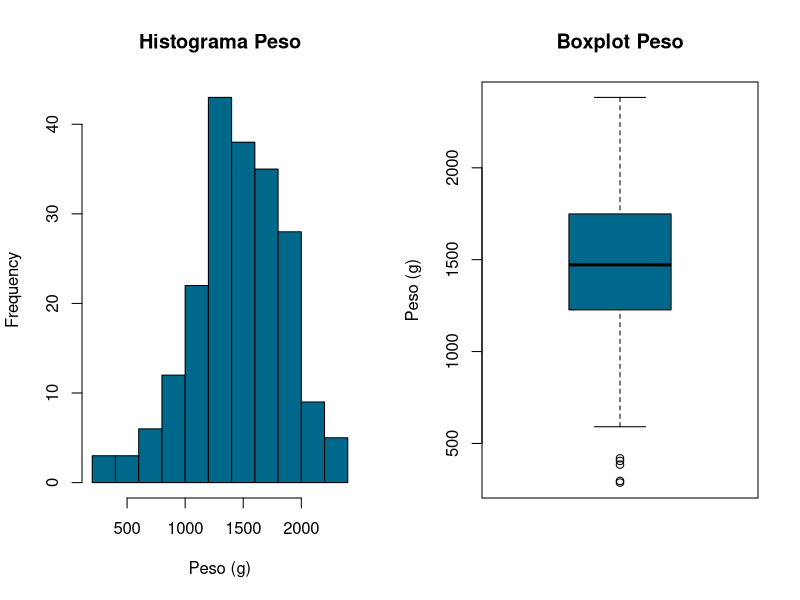
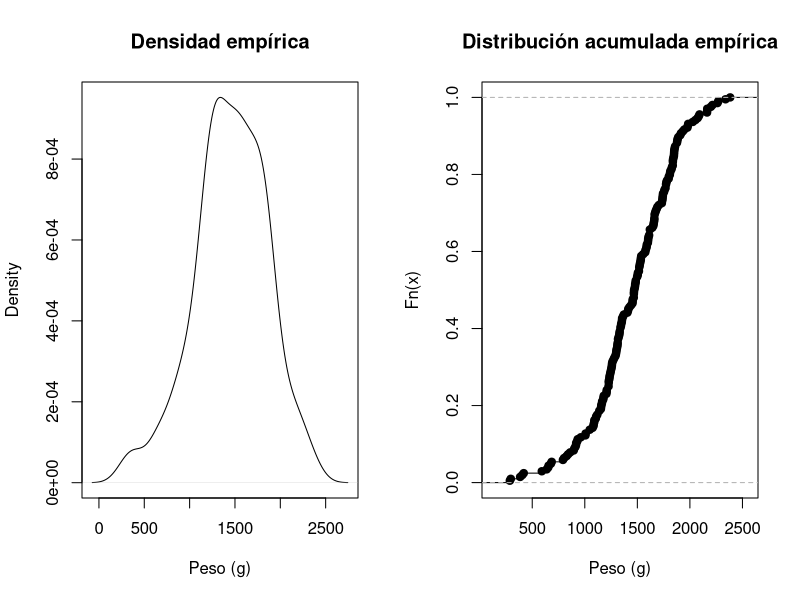
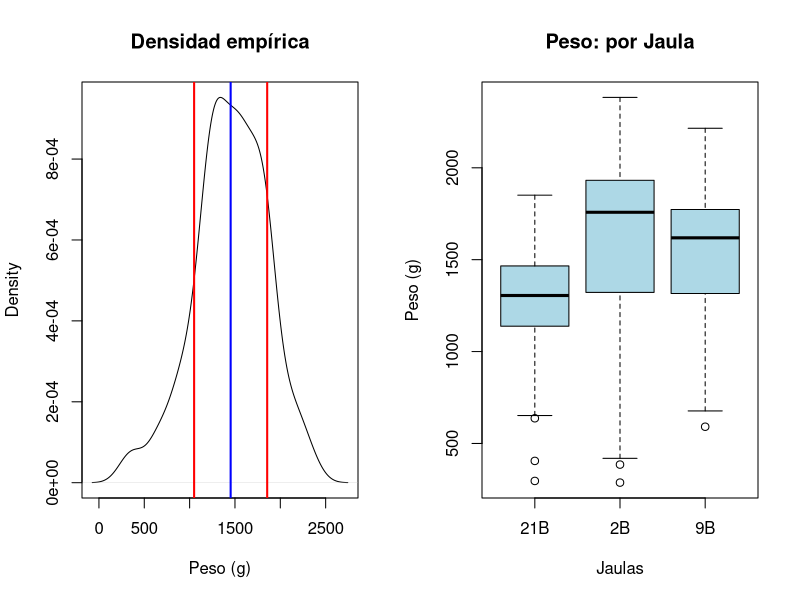

R code for these plots, in order:
## ---- chunk 1
knitr::opts_chunk$set(echo = FALSE)
library(readxl)
## ---- chunk 2
salmones <- read_excel("Salmon_Data.xlsx")
head(salmones)
tail(salmones)
str(salmones)
summary(salmones)
## ---- chunk 3
salmones$Population <- as.factor(salmones$Population)
salmones$Family <- as.factor(salmones$Family)
salmones$`Net pen` <- as.factor(salmones$`Net pen`)
summary(salmones)
str(salmones)
## ---- chunk 4
par(mfrow=c(1,2))

hist(salmones$`Weight (g)`, col="deepskyblue4", main = "Histograma Peso", xlab = "Peso (g)")

boxplot(salmones$`Weight (g)`, col="deepskyblue4", main = "Boxplot Peso", ylab = "Peso (g)")

## ---- chunk 5
mean(salmones$`Weight (g)`)
sd(salmones$`Weight (g)`)
range(salmones$`Weight (g)`)
quantile(salmones$`Weight (g)`)
## ---- chunk 6
# Densidad empírica.
plot(density(salmones$`Weight (g)`), main="Densidad empírica", xlab="Peso (g)")
## ---- chunk 7
# Distribución acumulada empírica.
plot(ecdf(salmones$`Weight (g)`), main="Distribución acumulada empírica", xlab="Peso (g)")
## ---- chunk 8
Fn <- ecdf(salmones$`Weight (g)`)
Fn
## ---- chunk 9
# Fn(x) returns the percentiles for x
paste("La proporción de animales menores a 1000 g es = ", Fn(1000)*100, "%") 
## ---- chunk 10
# 1- Fn(x) returns 1 - the percentiles for x
paste("La proporción de animales mayores a 2000 g es = ", ((1 - Fn(2000))*100), "%")
## ---- chunk 11
plot(density(salmones$`Weight (g)`), main="Densidad empírica", xlab="Peso (g)")
abline(v=mean(salmones$`Weight (g)`)+sd(salmones$`Weight (g)`), col="red", lwd=2)
abline(v=mean(salmones$`Weight (g)`)-sd(salmones$`Weight (g)`), col="red", lwd=2)
abline(v=mean(salmones$`Weight (g)`), col="blue", lwd=2)
## ---- chunk 12
p1 <- (1 - Fn(mean(salmones$`Weight (g)`)+sd(salmones$`Weight (g)`)))*100
p1
## ---- chunk 13
p2 <- (Fn(mean(salmones$`Weight (g)`)-sd(salmones$`Weight (g)`)))*100
p2
## ---- chunk 14
paste(((100 - (p1 + p2))), "%")
# Este valor es muy cercano al 71% teórico de una variable con distribución normal.
## ---- chunk 15
boxplot(salmones$`Weight (g)` ~ salmones$`Net pen`, col="light blue", main = "Peso: por Jaula", ylab = "Peso (g)", xlab = "Jaulas")
